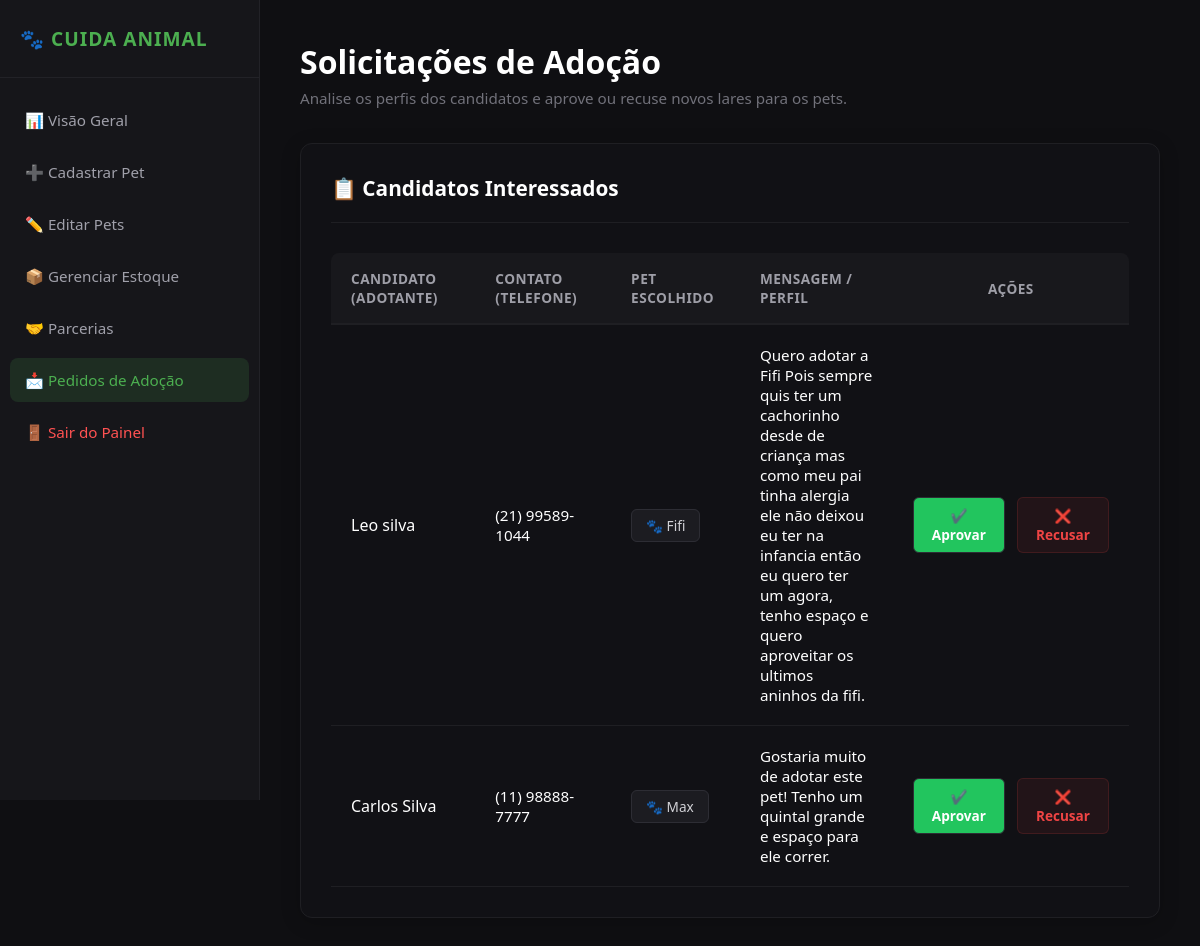
Screenshot of /registro-pedidos.php (signed in) with the database file from the repository.
### tables this page shows
CREATE TABLE IF NOT EXISTS `tb_pedidos_adocao` (
  `id` int(11) NOT NULL AUTO_INCREMENT,
  `id_animal` int(11) NOT NULL,
  `nome_adotante` varchar(255) NOT NULL,
  `telefone_adotante` varchar(50) NOT NULL,
  `mensagem` text NOT NULL,
  `status_pedido` varchar(50) DEFAULT 'Pendente',
  `data_pedido` timestamp NOT NULL DEFAULT current_timestamp(),
  PRIMARY KEY (`id`),
  KEY `id_animal` (`id_animal`),
  CONSTRAINT `tb_pedidos_adocao_ibfk_1` FOREIGN KEY (`id_animal`) REFERENCES `tb_animais` (`id`) ON DELETE CASCADE
);

CREATE TABLE IF NOT EXISTS `tb_animais` (
  `id` int(11) NOT NULL AUTO_INCREMENT,
  `nome` varchar(50) NOT NULL,
  `especie` varchar(50) NOT NULL,
  `raca` varchar(50) NOT NULL,
  `idade` int(11) NOT NULL DEFAULT 0,
  `cor` varchar(30) NOT NULL,
  `sexo` enum('Macho','Fêmea') NOT NULL,
  `descricao` text NOT NULL,
  `status` bit(1) NOT NULL DEFAULT b'1',
  `data` datetime NOT NULL DEFAULT current_timestamp(),
  `imagem` varchar(50) NOT NULL,
  PRIMARY KEY (`id`)
);

### registro-pedidos.php (the view, shortened to what this page needs)
<?php
require_once 'backend/conexao.php';
try {
    $sql = "SELECT p.*, a.nome as pet_nome
            FROM tb_pedidos_adocao p
            INNER JOIN tb_animais a ON p.id_animal = a.id
            ORDER BY p.id DESC";
    $stmt = $conexao->prepare($sql);
    $stmt->execute();
    $pedidos = $stmt->fetchAll(PDO::FETCH_ASSOC);
} catch (PDOException $erro) {
    error_log($erro->getMessage());
    $pedidos = [];
}
?>
<!DOCTYPE html>
<html lang="pt-BR">
<head>
    <link rel="stylesheet" href="assets/CSS/styale.css">
    <link rel="stylesheet" href="assets/CSS/estoque-lista.css"> <link rel="stylesheet" href="assets/CSS/pedidos.css">
    <link rel="stylesheet" href="assets/CSS/pedidos.css">
</head>
<body>
    <aside class="sidebar">
        <div class="sidebar-brand">🐾 Cuida Animal</div>
        <ul class="sidebar-menu">
            <li><a href="index.php">📊 Visão Geral</a></li>
            <li><a href="cadastrar.php">➕ Cadastrar Pet</a></li>
            <li><a href="editar.php">✏️ Editar Pets</a></li>
            <li><a href="gerenciar-estoque.php">📦 Gerenciar Estoque</a></li>
            <li><a href="parcerias-novo.php">🤝 Parcerias</a></li>
            <li><a href="registro-pedidos.php" class="active">📩 Pedidos de Adoção</a></li>
            <li><a href="sair.php" class="logout">🚪 Sair do Painel</a></li>
        </ul>
    </aside>
    <main class="main-content">
        <div class="header-dash">
            <h1>Solicitações de Adoção</h1>
            <p>Analise os perfis dos candidatos e aprove ou recuse novos lares para os pets.</p>
        </div>
        <div class="section-card">
            <div class="card-header-estoque">
                <h2>📋 Candidatos Interessados</h2>
            </div>
            <table class="table-custom">
                <thead>
                    <tr>
                        <th>Candidato (Adotante)</th>
                        <th>Contato (Telefone)</th>
                        <th>Pet Escolhido</th>
                        <th>Mensagem / Perfil</th>
                        <th style="text-align: center;">Ações</th>
                    </tr>
                </thead>
                <tbody>
                    <?php if (count($pedidos) > 0): ?>
                        <?php foreach ($pedidos as $pedido): ?>
                            <tr>
                                <td><strong><?php echo htmlspecialchars($pedido['nome_adotante']); ?></strong></td>
                                <td><?php echo htmlspecialchars($pedido['telefone_adotante']); ?></td>
                                <td><span class="category-tag">🐾 <?php echo htmlspecialchars($pedido['pet_nome']); ?></span></td>
                                <td class="mensagem-coluna"><?php echo htmlspecialchars($pedido['mensagem']); ?></td>
                                <td style="text-align: center;">
                                    <div class="actions-wrapper">
                                        <a href="backend/status-pedido.php?id=<?php echo $pedido['id']; ?>&acao=aprovar" class="btn-action-table btn-edit" style="background-color: #22c55e;">✔️ Aprovar</a>
                                        <a href="backend/status-pedido.php?id=<?php echo $pedido['id']; ?>&acao=recusar" class="btn-action-table btn-delete" onclick="return confirm('Deseja realmente recusar esta solicitação?');">❌ Recusar</a>
                                    </div>
                                </td>
                            </tr>
                        <?php endforeach; ?>
                    <?php else: ?>
                        <tr>
                            <td colspan="5" style="text-align: center; color: #71717a; padding: 30px;">Nenhuma solicitação de adoção recebida até o momento.</td>
                        </tr>
                    <?php endif; ?>
                </tbody>
            </table>
        </div>
    </main>
</body>
</html>

### assets/CSS/styale.css (style rules this page uses)
* { margin: 0; padding: 0; box-sizing: border-box; font-family: 'Segoe UI', Tahoma, Geneva, Verdana, sans-serif; }
body { background-color: #0f0f12; color: #f5f5f7; display: flex; min-height: 100vh; }
.sidebar { width: 260px; background-color: #16161a; border-right: 1px solid #222227; display: flex; flex-direction: column; position: fixed; height: 100vh; left: 0; top: 0; }
.sidebar-brand { padding: 25px 20px; font-size: 1.2rem; font-weight: bold; color: #4caf50; text-transform: uppercase; letter-spacing: 1px; border-bottom: 1px solid #222227; }
.sidebar-menu { list-style: none; padding: 20px 10px; display: flex; flex-direction: column; gap: 8px; }
.sidebar-menu a { color: #a0a0aa; text-decoration: none; display: flex; align-items: center; padding: 12px 15px; border-radius: 8px; font-size: 0.95rem; font-weight: 500; transition: all 0.3s ease; }
.sidebar-menu a:hover, .sidebar-menu a.active { background-color: rgba(76, 175, 80, 0.15); color: #4caf50; }
.sidebar-menu a.logout { margin-top: auto; color: #ff5252; }
.main-content { margin-left: 260px; flex: 1; padding: 40px; box-sizing: border-box; width: calc(100% - 260px); }
.header-dash, .metrics-grid, .section-card, .form-edit-container, .parcerias-container { width: 100%; max-width: 1200px; margin-left: auto !important; margin-right: auto !important; }
.header-dash { margin-bottom: 35px; }
.header-dash h1 { font-size: 2rem; font-weight: 600; color: #ffffff; }
.header-dash p { color: #71717a; font-size: 0.95rem; margin-top: 5px; }
.section-card { background-color: #16161a; border: 1px solid #222227; border-radius: 12px; padding: 25px; margin-bottom: 30px; }
.section-card h2 { font-size: 1.25rem; font-weight: 600; margin-bottom: 20px; color: #ffffff; display: flex; justify-content: space-between; align-items: center; }

### assets/CSS/estoque-lista.css (style rules this page uses)
.section-card { background-color: #111115; border: 1px solid #1f1f23; border-radius: 12px; padding: 30px; margin-top: 25px; box-shadow: 0 4px 20px rgba(0, 0, 0, 0.2); width: 100%; max-width: 1100px; box-sizing: border-box; }
.card-header-estoque { display: flex; justify-content: space-between; align-items: center; margin-bottom: 30px; border-bottom: 1px solid #1f1f23; padding-bottom: 20px; }
.card-header-estoque h2 { margin: 0; font-size: 1.3rem; color: #ffffff; font-weight: 600; display: flex; align-items: center; gap: 10px; }
.table-custom { width: 100%; border-collapse: separate; border-spacing: 0; margin-top: 10px; }
.table-custom th { background-color: #18181c; color: #9e9ea7; font-size: 0.85rem; font-weight: 600; text-transform: uppercase; letter-spacing: 0.5px; padding: 16px 20px; text-align: left; border-bottom: 2px solid #1f1f23; }
.table-custom th:first-child { border-top-left-radius: 8px; }
.table-custom th:last-child { border-top-right-radius: 8px; }
.table-custom td { color: #ffffff; font-size: 0.95rem; padding: 20px; border-bottom: 1px solid #1f1f23; vertical-align: middle; transition: background-color 0.2s ease; }
.table-custom td strong { color: #ffffff; font-weight: 500; font-size: 1rem; }
.category-tag { background-color: #1c1c21; border: 1px solid #2d2d34; padding: 6px 14px; border-radius: 6px; font-size: 0.85rem; color: #d1d1d6; font-weight: 500; }
.actions-wrapper { display: flex; justify-content: center; gap: 12px; }
.btn-action-table { padding: 8px 16px; border-radius: 6px; font-size: 0.85rem; font-weight: 600; text-decoration: none; display: inline-flex; align-items: center; gap: 6px; transition: all 0.2s ease; }
.btn-edit { background-color: #1c1c21; color: #ffffff; border: 1px solid #2d2d34; }
.btn-delete { background-color: rgba(239, 68, 68, 0.08); color: #ef4444; border: 1px solid rgba(239, 68, 68, 0.15); }

### assets/CSS/pedidos.css (style rules this page uses)
.mensagem-coluna { max-width: 280px; font-size: 0.85rem; color: #a0a0aa; white-space: normal; word-break: break-word; }

### rows the page displays
tb_pedidos_adocao: nome_adotante "Leo silva", telefone_adotante "(21) 99589-1044", id_animal.nome "Fifi", mensagem "Quero adotar a Fifi Pois sempre quis ter um cachorinho desde de criança mas como meu pai tinha alergia ele não deixou eu ter na infancia então eu quero ter um agora, tenho espaço e quero aproveitar os ultimos aninhos da fifi."
tb_pedidos_adocao: nome_adotante "Carlos Silva", telefone_adotante "(11) 98888-7777", id_animal.nome "Max", mensagem "Gostaria muito de adotar este pet! Tenho um quintal grande e espaço para ele correr."
